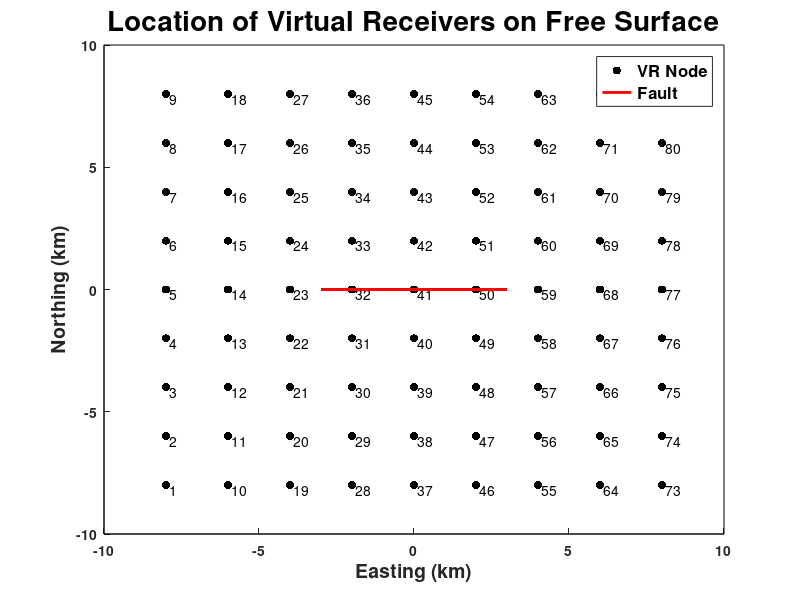

Here is the MATLAB script that generated this plot:
% this script is used for write csv file and dat file that can be used in
% simulation

clear; 
clc; 
close all;

x_want = linspace(-8000,8000,9);
y_want = linspace(-8000,8000,9);

% Create a csv file that can be opened in Paraview
% Open a file for writing
filename = 'virtual_receiver_bertrand.dat';
fileID = fopen(filename, 'w'); % 'w' for write mode
% Check if the file is opened successfully
if fileID == -1
    error('Unable to open file');
end
% Write formatted data to the file
%fprintf(fileID, 'X,Y,Z,Station\n');
for(i=1:length(x_want))
    for(j=1:length(y_want))
       fprintf(fileID, '%4f %4f %4f\n', x_want(i), y_want(j), 0);
    end
end
% Close the file
fclose(fileID);
% for paraview

filename = 'virtual_receiver_bertrand_s.csv';
fileID = fopen(filename, 'w'); % 'w' for write mode
% Check if the file is opened successfully
if fileID == -1
    error('Unable to open file');
end
% Write formatted data to the file
fprintf(fileID, 'X,Y,Z\n');
c = 0;
for(i=1:length(x_want))
    for(j=1:length(y_want))
       c = c + 1;
       fprintf(fileID, '%4f, %4f, %4f, %s\n', x_want(i), y_want(j), 0, num2str(c));
    end
end
% Close the file
fclose(fileID);

%%
figure('Position', [0, 0, 1000, 1000]); % Set figure size to 10cm by 10cm

x_want = linspace(-8000, 8000, 9);
y_want = linspace(-8000, 8000, 9);
want_x1 = -3;
want_y1 = 0;
want_x2 = 3;
want_y2 = 0;
p1 = [want_x1, want_y1];
p2 = [want_x2, want_y2];
c = 0;
for i = 1:length(x_want)
    for j = 1:length(y_want)
        c = c + 1;
        scatter(x_want(i)/1e3, y_want(j)/1e3, 'k', 'filled'); % Changed 'v' to 'filled' for better visibility
        hold on
        plot([want_x1, want_x2],[want_y1, want_y2],'r', 'LineWidth', 2);
        text((x_want(i) + 100)/1e3, (y_want(j)-200)/1e3, num2str(c));

        ylabel('Northing (km)', 'FontSize', 14, 'FontWeight', 'bold');
        xlabel('Easting (km)', 'FontSize', 14, 'FontWeight', 'bold');
        hold on;
    end
end

xlim([-10000/1e3, 10000/1e3]);
ylim([-10000/1e3, 10000/1e3]);

% Plot boundaries
bottom_boundary_x = [min(xlim), max(xlim)];
bottom_boundary_y = [min(ylim), min(ylim)];
plot(bottom_boundary_x, bottom_boundary_y, 'k-'); % Bottom boundary

top_boundary_x = [min(xlim), max(xlim)];
top_boundary_y = [max(ylim), max(ylim)];
plot(top_boundary_x, top_boundary_y, 'k-'); % Top boundary

left_boundary_x = [min(xlim), min(xlim)];
left_boundary_y = [min(ylim), max(ylim)];
plot(left_boundary_x, left_boundary_y, 'k-'); % Left boundary

right_boundary_x = [max(xlim), max(xlim)];
right_boundary_y = [min(ylim), max(ylim)];
plot(right_boundary_x, right_boundary_y, 'k-'); % Right boundary
% Title
title('Location of Virtual Receivers on Free Surface', 'FontSize', 20, 'FontWeight', 'bold');
legend('VR Node', 'Fault', 'FontSize', 12, 'FontWeight', 'bold');

% Bold ticks
set(gca, 'FontWeight', 'bold');

saveas(gcf, strcat('O:\ENV\SCAN\BERSSIN\R4\Projet 1.4.4\16 - Rupture Dynamique\2023_Near_Source_GM\CSI_report\location_vr.png'));
